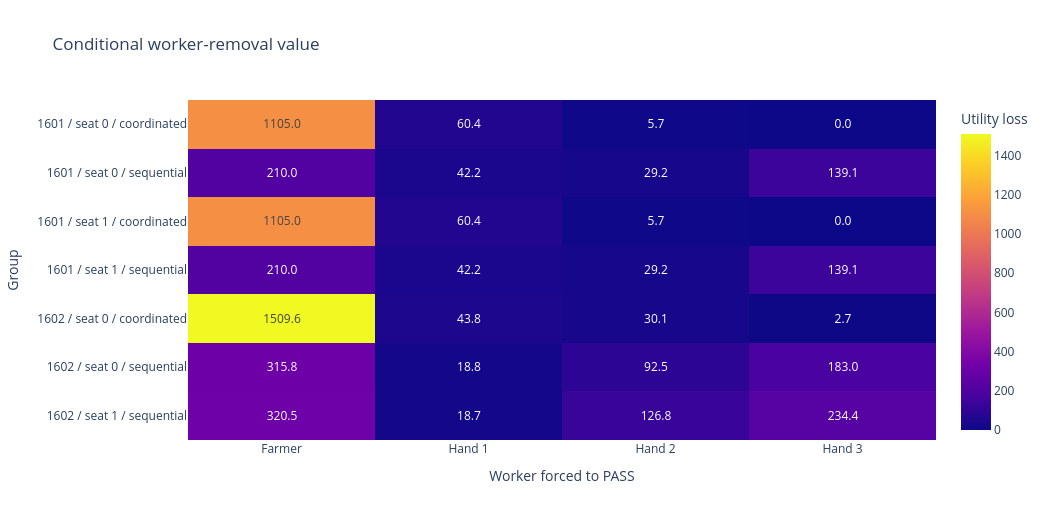

The notebook cell saved with this chart:
### Markdown cell above
## Marginal worker value
A removal value is the best retained-menu utility lost when that worker is
forced to PASS. This is **not hiring ROI**: it omits future production, an
alternative starting location, and the hire price. A worker can have zero
removal value when another worker can collect the same resource.
Rows below are explored development groups, not independent validation folds.

### Code cell
groups = pd.DataFrame(report["group_means"])
groups["group"] = (
    groups["seed"].astype(str) + " / seat " + groups["seat"].astype(str) + " / " + groups["arm"]
)
worker_cols = [f"bottleneck.worker{i}_removal_loss" for i in range(4)]
worker_values = groups.set_index("group")[worker_cols]
worker_values.columns = ["Farmer", "Hand 1", "Hand 2", "Hand 3"]
fig = px.imshow(
    worker_values,
    text_auto=".1f",
    aspect="auto",
    labels={"x": "Worker forced to PASS", "y": "Group", "color": "Utility loss"},
    title="Conditional worker-removal value",
    width=1050,
    height=520,
)
display(fig)
fig_static, ax = plt.subplots(figsize=(10, 5))
image = ax.imshow(worker_values.to_numpy(), aspect="auto")
ax.set_xticks(range(4), worker_values.columns)
ax.set_yticks(range(len(worker_values)), worker_values.index)
ax.set_title("Conditional worker-removal value | static review")
fig_static.colorbar(image, ax=ax, label="Utility loss")
fig_static.tight_layout()
plt.show()

### Figure 1 — Plotly figure (JSON) as saved in the notebook; plotly's stock layout.template omitted (floating-point values rounded to 4 significant figures)
{"data": [{"coloraxis": "coloraxis", "hovertemplate": "Worker forced to PASS: %{x}<br>Group: %{y}<br>Utility loss: %{z}<extra></extra>", "name": "0", "texttemplate": "%{z:.1f}", "type": "heatmap", "x": ["Farmer", "Hand 1", "Hand 2", "Hand 3"], "xaxis": "x", "y": ["1601 / seat 0 / coordinated", "1601 / seat 0 / sequential", "1601 / seat 1 / coordinated", "1601 / seat 1 / sequential", "1602 / seat 0 / coordinated", "1602 / seat 0 / sequential", "1602 / seat 1 / sequential"], "yaxis": "y", "z": [[1105.0, 60.43, 5.652, 0.0], [210.0, 42.22, 29.17, 139.1], [1105.0, 60.43, 5.652, 0.0], [210.0, 42.22, 29.17, 139.1], [1510.0, 43.83, 30.09, 2.696], [315.8, 18.78, 92.48, 183.0], [320.5, 18.74, 126.8, 234.4]]}], "layout": {"coloraxis": {"colorbar": {"title": {"text": "Utility loss"}}, "colorscale": [[0.0, "#0d0887"], [0.1111, "#46039f"], [0.2222, "#7201a8"], [0.3333, "#9c179e"], [0.4444, "#bd3786"], [0.5556, "#d8576b"], [0.6667, "#ed7953"], [0.7778, "#fb9f3a"], [0.8889, "#fdca26"], [1.0, "#f0f921"]]}, "height": 520, "title": {"text": "Conditional worker-removal value"}, "width": 1050, "xaxis": {"anchor": "y", "domain": [0.0, 1.0], "title": {"text": "Worker forced to PASS"}}, "yaxis": {"anchor": "x", "autorange": "reversed", "domain": [0.0, 1.0], "title": {"text": "Group"}}}}
